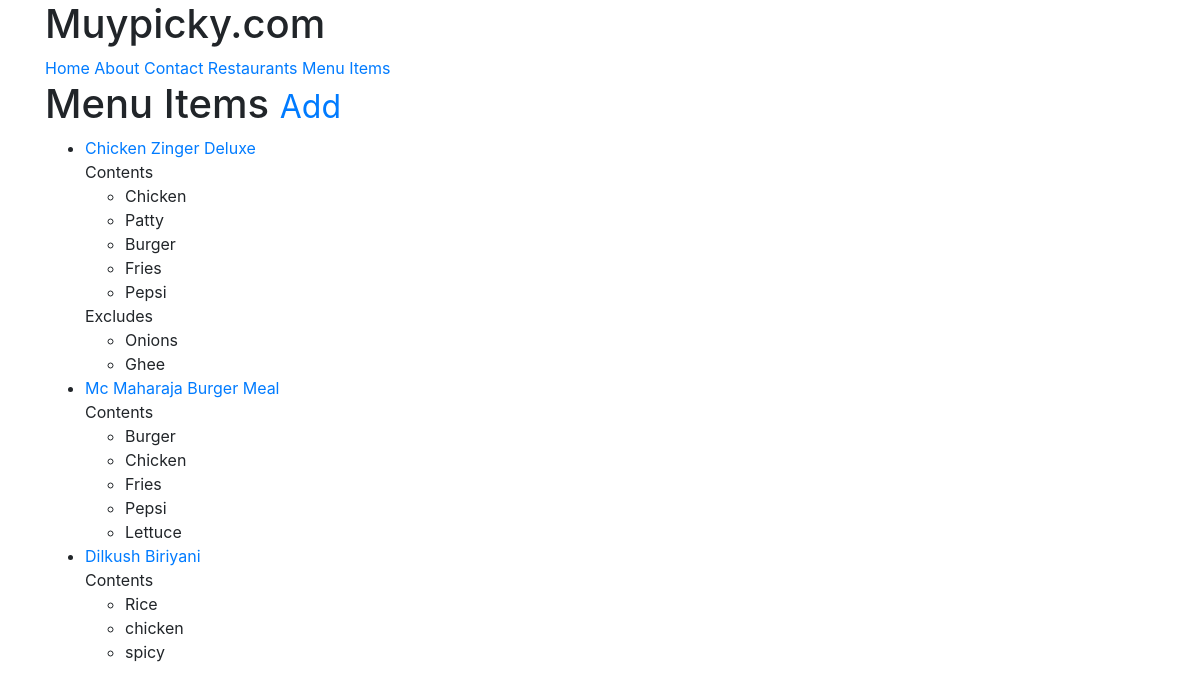
The app's page /items/ (signed in) with its own data.
### menus/models.py (models this page shows, shortened)
class Item(models.Model):
	user		=models.ForeignKey(settings.AUTH_USER_MODEL)
	restaurant	=models.ForeignKey(RestaurantLocation)
	name		=models.CharField(max_length=120)
	contents	=models.TextField(help_text='separate each item by comma')
	excludes	=models.TextField(blank=True, null=True, help_text='separate each item by comma')
	public		=models.BooleanField(default=True)
	timestamp	=models.DateTimeField(auto_now_add=True)
	updated		=models.DateTimeField(auto_now=True)
	def get_absolute_url(self):
		return reverse('menus:detail',kwargs={'pk' : self.pk})
	class Meta:
		ordering	=['-updated','-timestamp']
	def get_contents(self):
		return self.contents.split(",") # returns a list of contents separated by commas
	def get_excludes(self):
		return self.excludes.split(",") # returns a list of excludes separated by commas

### menus/views.py (the view)
class ItemListView(LoginRequiredMixin, ListView):
	def get_queryset(self):
		return Item.objects.filter(user=self.request.user)

### menus/templates/menus/item_list.html (shortened to what this page needs)
{% extends "base.html" %}
{% block contents %}
<h1> Menu Items <small><a href='{% url "menus:create" %}'>Add</a></small></h1>
<ul>
{% for obj in object_list %}
	<li><a href='{{ obj.get_absolute_url }}'>{{ obj.name }}</a><br/>
		{% if obj.contents %}
		Contents
		<ul>
			{% for item in obj.get_contents %}
			<li>{{item}}</li>
			{% endfor %}
		</ul>
		{% endif %}
		 {% if obj.excludes %}
		Excludes
		<ul>
			{% for item in obj.get_excludes %}
			<li>{{item}}</li>
			{% endfor %}
		</ul>
		 {% endif %}
	</li>
{% endfor %}
</ul>
{% endblock %}

### records on screen
Item: name "Chicken Zinger Deluxe", get_contents "Chicken" "Patty" "Burger" "Fries" "Pepsi", get_excludes "Onions" "Ghee"
Item: name "Mc Maharaja Burger Meal", get_contents "Burger" "Chicken" "Fries" "Pepsi" "Lettuce"
Item: name "Dilkush Biriyani", get_contents "Rice" "chicken" "spicy"
